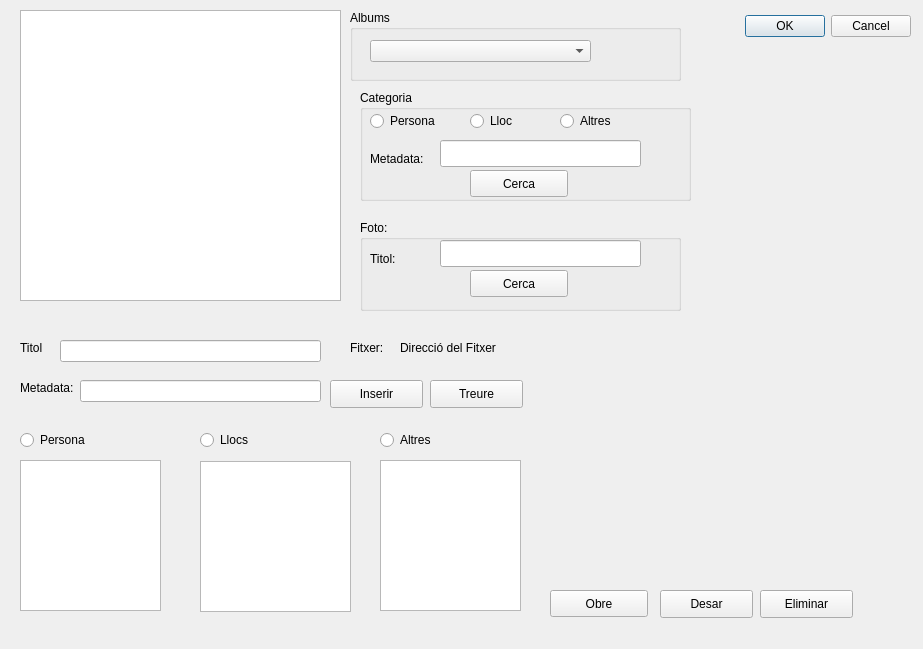
<?xml version="1.0" encoding="UTF-8"?>
<ui version="4.0">
 <class>searchPhotoDialog</class>
 <widget class="QDialog" name="searchPhotoDialog">
  <property name="geometry">
   <rect>
    <x>0</x>
    <y>0</y>
    <width>923</width>
    <height>649</height>
   </rect>
  </property>
  <property name="windowTitle">
   <string>Cercador de Fotos</string>
  </property>
  <widget class="QDialogButtonBox" name="buttonBox">
   <property name="geometry">
    <rect>
     <x>570</x>
     <y>10</y>
     <width>341</width>
     <height>32</height>
    </rect>
   </property>
   <property name="orientation">
    <enum>Qt::Horizontal</enum>
   </property>
   <property name="standardButtons">
    <set>QDialogButtonBox::Cancel|QDialogButtonBox::Ok</set>
   </property>
  </widget>
  <widget class="QListWidget" name="listPhotos">
   <property name="geometry">
    <rect>
     <x>20</x>
     <y>10</y>
     <width>321</width>
     <height>291</height>
    </rect>
   </property>
  </widget>
  <widget class="QGroupBox" name="groupBoxCategory">
   <property name="geometry">
    <rect>
     <x>360</x>
     <y>90</y>
     <width>331</width>
     <height>111</height>
    </rect>
   </property>
   <property name="title">
    <string>Categoria</string>
   </property>
   <widget class="QRadioButton" name="radioPersona">
    <property name="geometry">
     <rect>
      <x>10</x>
      <y>20</y>
      <width>116</width>
      <height>22</height>
     </rect>
    </property>
    <property name="text">
     <string>Persona</string>
    </property>
   </widget>
   <widget class="QRadioButton" name="radioLloc">
    <property name="geometry">
     <rect>
      <x>110</x>
      <y>20</y>
      <width>116</width>
      <height>22</height>
     </rect>
    </property>
    <property name="text">
     <string>Lloc</string>
    </property>
   </widget>
   <widget class="QRadioButton" name="radioButton">
    <property name="geometry">
     <rect>
      <x>200</x>
      <y>20</y>
      <width>116</width>
      <height>22</height>
     </rect>
    </property>
    <property name="text">
     <string>Altres</string>
    </property>
   </widget>
   <widget class="QLabel" name="MetadataLabel">
    <property name="geometry">
     <rect>
      <x>10</x>
      <y>60</y>
      <width>66</width>
      <height>17</height>
     </rect>
    </property>
    <property name="text">
     <string>Metadata:</string>
    </property>
   </widget>
   <widget class="QLineEdit" name="lineMetadata">
    <property name="geometry">
     <rect>
      <x>80</x>
      <y>50</y>
      <width>201</width>
      <height>27</height>
     </rect>
    </property>
   </widget>
   <widget class="QPushButton" name="CercaMetadataBtn">
    <property name="geometry">
     <rect>
      <x>110</x>
      <y>80</y>
      <width>98</width>
      <height>27</height>
     </rect>
    </property>
    <property name="text">
     <string>Cerca</string>
    </property>
   </widget>
  </widget>
  <widget class="QGroupBox" name="groupBoxFoto">
   <property name="geometry">
    <rect>
     <x>360</x>
     <y>220</y>
     <width>321</width>
     <height>91</height>
    </rect>
   </property>
   <property name="title">
    <string>Foto:</string>
   </property>
   <widget class="QLabel" name="labelTitol">
    <property name="geometry">
     <rect>
      <x>10</x>
      <y>30</y>
      <width>66</width>
      <height>17</height>
     </rect>
    </property>
    <property name="text">
     <string>Titol:</string>
    </property>
   </widget>
   <widget class="QLineEdit" name="lineTitol">
    <property name="geometry">
     <rect>
      <x>80</x>
      <y>20</y>
      <width>201</width>
      <height>27</height>
     </rect>
    </property>
   </widget>
   <widget class="QPushButton" name="cercaFotoBtn">
    <property name="geometry">
     <rect>
      <x>110</x>
      <y>50</y>
      <width>98</width>
      <height>27</height>
     </rect>
    </property>
    <property name="text">
     <string>Cerca</string>
    </property>
   </widget>
  </widget>
  <widget class="QPushButton" name="OpenBtn">
   <property name="geometry">
    <rect>
     <x>550</x>
     <y>590</y>
     <width>98</width>
     <height>27</height>
    </rect>
   </property>
   <property name="text">
    <string>Obre</string>
   </property>
  </widget>
  <widget class="QGroupBox" name="groupBox">
   <property name="geometry">
    <rect>
     <x>350</x>
     <y>10</y>
     <width>331</width>
     <height>71</height>
    </rect>
   </property>
   <property name="title">
    <string>Albums</string>
   </property>
   <widget class="QComboBox" name="comboAlbums">
    <property name="geometry">
     <rect>
      <x>20</x>
      <y>30</y>
      <width>221</width>
      <height>22</height>
     </rect>
    </property>
   </widget>
  </widget>
  <widget class="QPushButton" name="eliminarBtn">
   <property name="geometry">
    <rect>
     <x>760</x>
     <y>590</y>
     <width>93</width>
     <height>28</height>
    </rect>
   </property>
   <property name="text">
    <string>Eliminar</string>
   </property>
  </widget>
  <widget class="QPushButton" name="editarBtn">
   <property name="geometry">
    <rect>
     <x>660</x>
     <y>590</y>
     <width>93</width>
     <height>28</height>
    </rect>
   </property>
   <property name="text">
    <string>Desar</string>
   </property>
  </widget>
  <widget class="QLabel" name="labelTitol_2">
   <property name="geometry">
    <rect>
     <x>20</x>
     <y>340</y>
     <width>53</width>
     <height>16</height>
    </rect>
   </property>
   <property name="text">
    <string>Titol</string>
   </property>
  </widget>
  <widget class="QLineEdit" name="lineTitol2">
   <property name="geometry">
    <rect>
     <x>60</x>
     <y>340</y>
     <width>261</width>
     <height>22</height>
    </rect>
   </property>
  </widget>
  <widget class="QLabel" name="labelFitxer">
   <property name="geometry">
    <rect>
     <x>350</x>
     <y>340</y>
     <width>53</width>
     <height>16</height>
    </rect>
   </property>
   <property name="text">
    <string>Fitxer:</string>
   </property>
  </widget>
  <widget class="QLabel" name="label">
   <property name="geometry">
    <rect>
     <x>400</x>
     <y>340</y>
     <width>451</width>
     <height>16</height>
    </rect>
   </property>
   <property name="text">
    <string>Direcció del Fitxer</string>
   </property>
  </widget>
  <widget class="QListWidget" name="listMetadataP">
   <property name="geometry">
    <rect>
     <x>20</x>
     <y>460</y>
     <width>141</width>
     <height>151</height>
    </rect>
   </property>
  </widget>
  <widget class="QListWidget" name="listMetadataL">
   <property name="geometry">
    <rect>
     <x>200</x>
     <y>461</y>
     <width>151</width>
     <height>151</height>
    </rect>
   </property>
  </widget>
  <widget class="QListWidget" name="listMetadataA">
   <property name="geometry">
    <rect>
     <x>380</x>
     <y>460</y>
     <width>141</width>
     <height>151</height>
    </rect>
   </property>
  </widget>
  <widget class="QRadioButton" name="radioPersona2">
   <property name="geometry">
    <rect>
     <x>20</x>
     <y>430</y>
     <width>95</width>
     <height>20</height>
    </rect>
   </property>
   <property name="text">
    <string>Persona</string>
   </property>
  </widget>
  <widget class="QRadioButton" name="radioLlocs2">
   <property name="geometry">
    <rect>
     <x>200</x>
     <y>430</y>
     <width>95</width>
     <height>20</height>
    </rect>
   </property>
   <property name="text">
    <string>Llocs</string>
   </property>
  </widget>
  <widget class="QRadioButton" name="radioAltres2">
   <property name="geometry">
    <rect>
     <x>380</x>
     <y>430</y>
     <width>95</width>
     <height>20</height>
    </rect>
   </property>
   <property name="text">
    <string>Altres</string>
   </property>
  </widget>
  <widget class="QLabel" name="labelMetadata2">
   <property name="geometry">
    <rect>
     <x>20</x>
     <y>380</y>
     <width>61</width>
     <height>16</height>
    </rect>
   </property>
   <property name="text">
    <string>Metadata:</string>
   </property>
  </widget>
  <widget class="QLineEdit" name="lineMetadata2">
   <property name="geometry">
    <rect>
     <x>80</x>
     <y>380</y>
     <width>241</width>
     <height>22</height>
    </rect>
   </property>
  </widget>
  <widget class="QPushButton" name="addMetadataBtn">
   <property name="geometry">
    <rect>
     <x>330</x>
     <y>380</y>
     <width>93</width>
     <height>28</height>
    </rect>
   </property>
   <property name="text">
    <string>Inserir</string>
   </property>
  </widget>
  <widget class="QPushButton" name="delMetadataBtn">
   <property name="geometry">
    <rect>
     <x>430</x>
     <y>380</y>
     <width>93</width>
     <height>28</height>
    </rect>
   </property>
   <property name="text">
    <string>Treure</string>
   </property>
  </widget>
 </widget>
 <resources/>
 <connections>
  <connection>
   <sender>buttonBox</sender>
   <signal>accepted()</signal>
   <receiver>searchPhotoDialog</receiver>
   <slot>accept()</slot>
   <hints>
    <hint type="sourcelabel">
     <x>248</x>
     <y>254</y>
    </hint>
    <hint type="destinationlabel">
     <x>157</x>
     <y>274</y>
    </hint>
   </hints>
  </connection>
  <connection>
   <sender>buttonBox</sender>
   <signal>rejected()</signal>
   <receiver>searchPhotoDialog</receiver>
   <slot>reject()</slot>
   <hints>
    <hint type="sourcelabel">
     <x>316</x>
     <y>260</y>
    </hint>
    <hint type="destinationlabel">
     <x>286</x>
     <y>274</y>
    </hint>
   </hints>
  </connection>
 </connections>
</ui>
